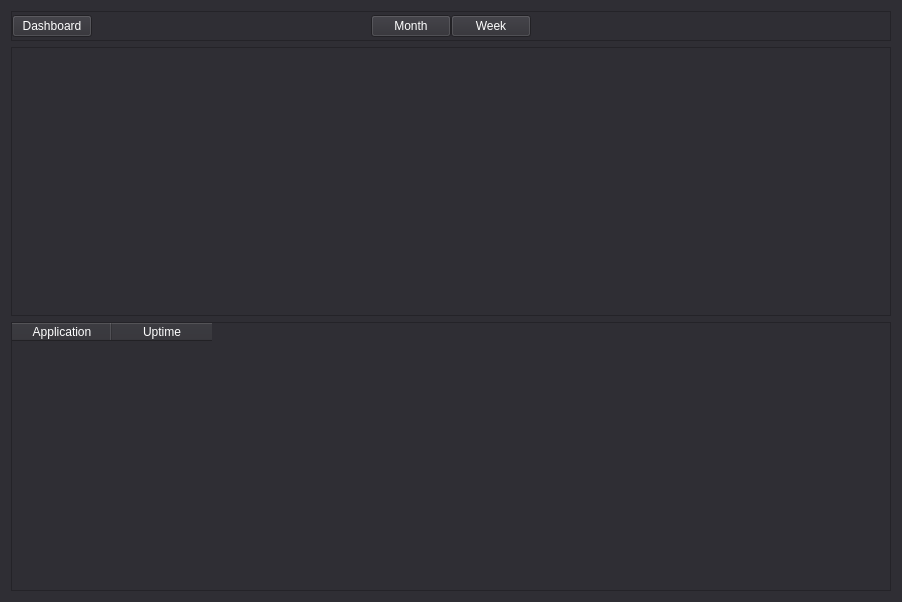
<?xml version="1.0" encoding="UTF-8"?>
<ui version="4.0">
 <class>Form</class>
 <widget class="QWidget" name="Form">
  <property name="geometry">
   <rect>
    <x>0</x>
    <y>0</y>
    <width>902</width>
    <height>602</height>
   </rect>
  </property>
  <property name="windowTitle">
   <string>Form</string>
  </property>
  <property name="styleSheet">
   <string notr="true">background-color: rgb(47, 46, 52);
color: white;</string>
  </property>
  <layout class="QVBoxLayout" name="verticalLayout">
   <item>
    <widget class="QFrame" name="frame_2">
     <property name="sizePolicy">
      <sizepolicy hsizetype="Preferred" vsizetype="Fixed">
       <horstretch>0</horstretch>
       <verstretch>0</verstretch>
      </sizepolicy>
     </property>
     <property name="minimumSize">
      <size>
       <width>0</width>
       <height>30</height>
      </size>
     </property>
     <property name="frameShape">
      <enum>QFrame::Shape::StyledPanel</enum>
     </property>
     <property name="frameShadow">
      <enum>QFrame::Shadow::Raised</enum>
     </property>
     <layout class="QHBoxLayout" name="horizontalLayout">
      <property name="spacing">
       <number>0</number>
      </property>
      <property name="leftMargin">
       <number>0</number>
      </property>
      <property name="topMargin">
       <number>0</number>
      </property>
      <property name="rightMargin">
       <number>0</number>
      </property>
      <property name="bottomMargin">
       <number>0</number>
      </property>
      <item>
       <widget class="QPushButton" name="dashboardButton">
        <property name="sizePolicy">
         <sizepolicy hsizetype="Maximum" vsizetype="Fixed">
          <horstretch>0</horstretch>
          <verstretch>0</verstretch>
         </sizepolicy>
        </property>
        <property name="minimumSize">
         <size>
          <width>0</width>
          <height>20</height>
         </size>
        </property>
        <property name="styleSheet">
         <string notr="true">color: white</string>
        </property>
        <property name="text">
         <string>Dashboard</string>
        </property>
       </widget>
      </item>
      <item>
       <spacer name="horizontalSpacer">
        <property name="orientation">
         <enum>Qt::Orientation::Horizontal</enum>
        </property>
        <property name="sizeHint" stdset="0">
         <size>
          <width>40</width>
          <height>20</height>
         </size>
        </property>
       </spacer>
      </item>
      <item>
       <widget class="QPushButton" name="monthButt">
        <property name="sizePolicy">
         <sizepolicy hsizetype="Fixed" vsizetype="Fixed">
          <horstretch>0</horstretch>
          <verstretch>0</verstretch>
         </sizepolicy>
        </property>
        <property name="text">
         <string>Month</string>
        </property>
       </widget>
      </item>
      <item>
       <widget class="QPushButton" name="weekButt">
        <property name="sizePolicy">
         <sizepolicy hsizetype="Fixed" vsizetype="Fixed">
          <horstretch>0</horstretch>
          <verstretch>0</verstretch>
         </sizepolicy>
        </property>
        <property name="text">
         <string>Week</string>
        </property>
       </widget>
      </item>
      <item>
       <spacer name="horizontalSpacer_2">
        <property name="orientation">
         <enum>Qt::Orientation::Horizontal</enum>
        </property>
        <property name="sizeHint" stdset="0">
         <size>
          <width>40</width>
          <height>20</height>
         </size>
        </property>
       </spacer>
      </item>
      <item>
       <spacer name="horizontalSpacer_3">
        <property name="orientation">
         <enum>Qt::Orientation::Horizontal</enum>
        </property>
        <property name="sizeType">
         <enum>QSizePolicy::Policy::Fixed</enum>
        </property>
        <property name="sizeHint" stdset="0">
         <size>
          <width>80</width>
          <height>20</height>
         </size>
        </property>
       </spacer>
      </item>
     </layout>
    </widget>
   </item>
   <item>
    <widget class="QFrame" name="frame">
     <property name="frameShape">
      <enum>QFrame::Shape::StyledPanel</enum>
     </property>
     <property name="frameShadow">
      <enum>QFrame::Shadow::Raised</enum>
     </property>
     <layout class="QVBoxLayout" name="verticalLayout_2"/>
    </widget>
   </item>
   <item>
    <widget class="QTableWidget" name="tableWidget">
     <property name="sizePolicy">
      <sizepolicy hsizetype="Preferred" vsizetype="Preferred">
       <horstretch>0</horstretch>
       <verstretch>0</verstretch>
      </sizepolicy>
     </property>
     <property name="styleSheet">
      <string notr="true">    QHeaderView::section {
        color: white
    }</string>
     </property>
     <property name="editTriggers">
      <set>QAbstractItemView::EditTrigger::NoEditTriggers</set>
     </property>
     <property name="selectionMode">
      <enum>QAbstractItemView::SelectionMode::NoSelection</enum>
     </property>
     <property name="selectionBehavior">
      <enum>QAbstractItemView::SelectionBehavior::SelectRows</enum>
     </property>
     <property name="showGrid">
      <bool>false</bool>
     </property>
     <attribute name="horizontalHeaderVisible">
      <bool>true</bool>
     </attribute>
     <attribute name="verticalHeaderVisible">
      <bool>false</bool>
     </attribute>
     <row>
      <property name="text">
       <string/>
      </property>
     </row>
     <row>
      <property name="text">
       <string/>
      </property>
     </row>
     <row>
      <property name="text">
       <string/>
      </property>
     </row>
     <column>
      <property name="text">
       <string>Application</string>
      </property>
     </column>
     <column>
      <property name="text">
       <string>Uptime</string>
      </property>
     </column>
     <item row="0" column="0">
      <property name="text">
       <string/>
      </property>
     </item>
    </widget>
   </item>
  </layout>
 </widget>
 <resources/>
 <connections/>
</ui>
